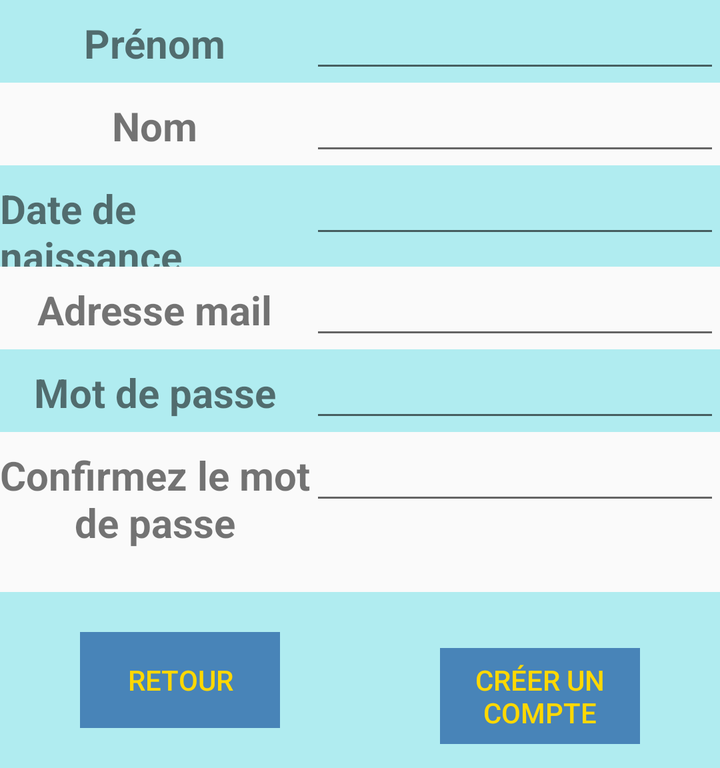
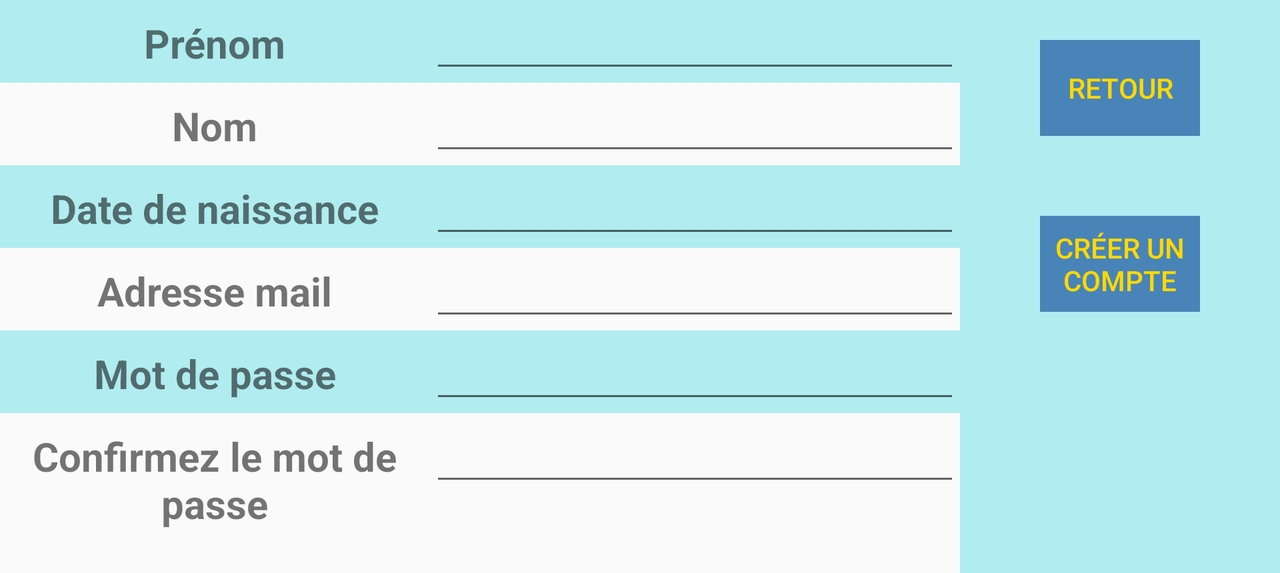

An Android layout and its configuration variant, each rendered on a device that would load it. The default file and the variant file are quoted in full after the pictures.
<!-- AndroidManifest.xml: application theme AppTheme -->
<!-- res/layout/activity_register.xml -->
<?xml version="1.0" encoding="utf-8"?>
<ScrollView
xmlns:android="http://schemas.android.com/apk/res/android"
android:id="@+id/LoginScrollView"
android:layout_width="fill_parent"
android:layout_height="wrap_content">
    <LinearLayout
        android:id="@+id/RegisterLayout"
        android:orientation="vertical"
        android:layout_width="match_parent"
        android:layout_height="wrap_content">
        <LinearLayout
            android:id="@+id/RegisterFirstNameField"
            android:layout_width="fill_parent"
            android:layout_height="wrap_content"
            android:orientation="horizontal"
            android:background="#B0ECF0">
            <TextView
                android:id="@+id/RegisterFirstNameTextView"
                android:text="@string/create_account_first_name"
                android:layout_width="0dp"
                android:layout_height="wrap_content"
                android:layout_weight="1"
                android:textStyle="bold"
                android:gravity="center"
                android:textSize="20sp"
            />
            <EditText
                android:id="@+id/RegisterFirstNameInput"
                android:inputType="text"
                android:layout_width="50dp"
                android:layout_height="wrap_content"
                android:layout_weight="1"
                android:gravity="center"
                />

        </LinearLayout>
        <LinearLayout
            android:id="@+id/RegisterLastNameField"
            android:layout_width="fill_parent"
            android:layout_height="wrap_content"
            android:orientation="horizontal">
            <TextView
                android:id="@+id/RegisterLastNameTextView"
                android:text="@string/create_account_last_name"
                android:layout_width="0dp"
                android:layout_height="wrap_content"
                android:layout_weight="1"
                android:textStyle="bold"
                android:gravity="center"
                android:textSize="20sp"
                />
            <EditText
                android:id="@+id/RegisterLastNameInput"
                android:inputType="text"
                android:layout_width="50dp"
                android:layout_height="wrap_content"
                android:layout_weight="1"
                android:gravity="center"
                />
        </LinearLayout>
        <LinearLayout
            android:id="@+id/RegisterBirthDateField"
            android:layout_width="fill_parent"
            android:layout_height="wrap_content"
            android:orientation="horizontal"
            android:background="#B0ECF0">
            <TextView
                android:id="@+id/RegisterBirthDateTextView"
                android:text="@string/create_account_birth_date"
                android:layout_width="0dp"
                android:layout_height="wrap_content"
                android:layout_weight="1"
                android:textStyle="bold"
                android:gravity="start"
                android:textSize="20sp"
                />
            <EditText
                android:id="@+id/RegisterEditDate"
                android:layout_width="50dp"
                android:layout_height="wrap_content"
                android:layout_weight="1"
                android:inputType="date"
                android:focusable="false" />
        </LinearLayout>
        <LinearLayout
            android:id="@+id/RegisterEmailField"
            android:layout_width="fill_parent"
            android:layout_height="wrap_content"
            android:orientation="horizontal">
            <TextView
                android:id="@+id/RegisterEmailTextView"
                android:text="@string/create_account_email"
                android:layout_width="0dp"
                android:layout_height="wrap_content"
                android:layout_weight="1"
                android:textStyle="bold"
                android:gravity="center"
                android:textSize="20sp"
                />
            <EditText
                android:id="@+id/RegisterEmailInput"
                android:inputType="textEmailAddress"
                android:layout_width="50dp"
                android:layout_height="wrap_content"
                android:layout_weight="1"
                android:gravity="center"
                />
        </LinearLayout>
        <LinearLayout
            android:id="@+id/RegisterPasswordField"
            android:layout_width="fill_parent"
            android:layout_height="wrap_content"
            android:orientation="horizontal"
            android:background="#B0ECF0">
            <TextView
                android:id="@+id/RegisterPasswordTextView"
                android:text="@string/create_account_password"
                android:layout_width="0dp"
                android:layout_height="wrap_content"
                android:layout_weight="1"
                android:textStyle="bold"
                android:gravity="center"
                android:textSize="20sp"
                />
            <EditText
                android:id="@+id/RegisterPasswordInput"
                android:inputType="textPassword"
                android:layout_width="50dp"
                android:layout_height="wrap_content"
                android:layout_weight="1"
                android:gravity="center"
                />


        </LinearLayout>
        <LinearLayout
            android:id="@+id/RegisterConfirmPasswordField"
            android:layout_width="fill_parent"
            android:layout_height="80dp"
            android:orientation="horizontal">
            <TextView
                android:id="@+id/RegisterConfirmPasswordTextView"
                android:text="@string/create_account_confirm_password"
                android:layout_width="0dp"
                android:layout_height="wrap_content"
                android:layout_weight="1"
                android:textStyle="bold"
                android:gravity="center"
                android:textSize="20sp"
                />
            <EditText
                android:id="@+id/RegisterConfirmPasswordInput"
                android:inputType="textPassword"
                android:layout_width="50dp"
                android:layout_height="wrap_content"
                android:layout_weight="1"
                android:gravity="center"
                />
        </LinearLayout>
        <LinearLayout
            android:id="@+id/RegisterButtonsBar"
            android:layout_width="fill_parent"
            android:layout_height="wrap_content"
            android:orientation="horizontal"
            android:background="#B0ECF0">
            <Button
                android:id="@+id/RegisterGoBackButton"
                android:layout_width="0dp"
                android:layout_height="wrap_content"
                android:layout_weight="1"
                android:text="@string/go_back"
                android:background="#4884B8"
                android:textColor="#FFD800"

                android:layout_marginLeft="40dp"
                android:layout_marginRight="40dp"
                android:layout_marginTop="20dp"
                android:layout_marginBottom="20dp"
                style="?android:attr/borderlessButtonStyle"
                />

            <Button
                android:id="@+id/RegisterCreateAccountButton"
                android:layout_width="0dp"
                android:layout_height="wrap_content"
                android:layout_weight="1"
                android:layout_marginLeft="40dp"
                android:layout_marginRight="40dp"
                android:layout_marginTop="20dp"
                android:layout_marginBottom="20dp"
                android:text="@string/login_create_account"
                android:gravity="center"
                android:background="#4884B8"
                android:textColor="#FFD800"
                style="?android:attr/borderlessButtonStyle"
                />

        </LinearLayout>
    </LinearLayout>
</ScrollView>
<!-- resources referenced by this layout -->
<resources>
  <string name="create_account_birth_date">Date de naissance</string>
  <string name="create_account_confirm_password">Confirmez le mot de passe</string>
  <string name="create_account_email">Adresse mail</string>
  <string name="create_account_first_name">Prénom</string>
  <string name="create_account_last_name">Nom</string>
  <string name="create_account_password">Mot de passe</string>
  <string name="go_back">Retour</string>
  <string name="login_create_account">Créer un compte</string>
  <style name="AppTheme" parent="Theme.AppCompat.Light">
          
          <item name="colorPrimary">@color/colorPrimary</item>
          <item name="colorPrimaryDark">@color/colorPrimaryDark</item>
          <item name="colorAccent">@color/joynusBlue</item>
      </style>
  <color name="colorPrimary">#3f51b5</color>
  <color name="colorPrimaryDark">#303F9F</color>
  <color name="joynusBlue">#4884B8</color>
</resources>
<!-- res/layout-land/activity_register.xml (the repository's variant of the layout above) -->
<!-- drawn on the phone turned sideways -->
<?xml version="1.0" encoding="utf-8"?>
<ScrollView
    xmlns:android="http://schemas.android.com/apk/res/android"
    android:id="@+id/LoginScrollView"
    android:layout_width="fill_parent"
    android:layout_height="wrap_content">
    <LinearLayout
        android:layout_width="fill_parent"
        android:layout_height="wrap_content"
        android:orientation="horizontal">
        <LinearLayout
            android:id="@+id/RegisterLayout"
            android:orientation="vertical"
            android:layout_width="match_parent"
            android:layout_height="wrap_content"
            android:layout_weight="1">
            <LinearLayout
                android:id="@+id/RegisterFirstNameField"
                android:layout_width="fill_parent"
                android:layout_height="wrap_content"
                android:orientation="horizontal"
                android:background="@color/joynusPaleBlue">
                <TextView
                    android:id="@+id/RegisterFirstNameTextView"
                    android:text="@string/create_account_first_name"
                    android:layout_width="0dp"
                    android:layout_height="wrap_content"
                    android:layout_weight="1"
                    android:textStyle="bold"
                    android:gravity="center"
                    android:textSize="20sp"
                    />
                <EditText
                    android:id="@+id/RegisterFirstNameInput"
                    android:inputType="text"
                    android:layout_width="50dp"
                    android:layout_height="wrap_content"
                    android:layout_weight="1"
                    android:gravity="center"
                    />

            </LinearLayout>
            <LinearLayout
                android:id="@+id/RegisterLastNameField"
                android:layout_width="fill_parent"
                android:layout_height="wrap_content"
                android:orientation="horizontal">
                <TextView
                    android:id="@+id/RegisterLastNameTextView"
                    android:text="@string/create_account_last_name"
                    android:layout_width="0dp"
                    android:layout_height="wrap_content"
                    android:layout_weight="1"
                    android:textStyle="bold"
                    android:gravity="center"
                    android:textSize="20sp"
                    />
                <EditText
                    android:id="@+id/RegisterLastNameInput"
                    android:inputType="text"
                    android:layout_width="50dp"
                    android:layout_height="wrap_content"
                    android:layout_weight="1"
                    android:gravity="center"
                    />
            </LinearLayout>
            <LinearLayout
                android:id="@+id/RegisterBirthDateField"
                android:layout_width="fill_parent"
                android:layout_height="wrap_content"
                android:orientation="horizontal"
                android:background="@color/joynusPaleBlue">
                <TextView
                    android:id="@+id/RegisterBirthDateTextView"
                    android:text="@string/create_account_birth_date"
                    android:layout_width="0dp"
                    android:layout_height="wrap_content"
                    android:layout_weight="1"
                    android:textStyle="bold"
                    android:gravity="center"
                    android:textSize="20sp"
                    />
                <EditText
                    android:id="@+id/RegisterEditDate"
                    android:layout_width="50dp"
                    android:layout_height="wrap_content"
                    android:layout_weight="1"
                    android:inputType="date"
                    android:focusable="false" />
            </LinearLayout>
            <LinearLayout
                android:id="@+id/RegisterEmailField"
                android:layout_width="fill_parent"
                android:layout_height="wrap_content"
                android:orientation="horizontal">
                <TextView
                    android:id="@+id/RegisterEmailTextView"
                    android:text="@string/create_account_email"
                    android:layout_width="0dp"
                    android:layout_height="wrap_content"
                    android:layout_weight="1"
                    android:textStyle="bold"
                    android:gravity="center"
                    android:textSize="20sp"
                    />
                <EditText
                    android:id="@+id/RegisterEmailInput"
                    android:inputType="textEmailAddress"
                    android:layout_width="50dp"
                    android:layout_height="wrap_content"
                    android:layout_weight="1"
                    android:gravity="center"
                    />
            </LinearLayout>
            <LinearLayout
                android:id="@+id/RegisterPasswordField"
                android:layout_width="fill_parent"
                android:layout_height="wrap_content"
                android:orientation="horizontal"
                android:background="@color/joynusPaleBlue">
                <TextView
                    android:id="@+id/RegisterPasswordTextView"
                    android:text="@string/create_account_password"
                    android:layout_width="0dp"
                    android:layout_height="wrap_content"
                    android:layout_weight="1"
                    android:textStyle="bold"
                    android:gravity="center"
                    android:textSize="20sp"
                    />
                <EditText
                    android:id="@+id/RegisterPasswordInput"
                    android:inputType="textPassword"
                    android:layout_width="50dp"
                    android:layout_height="wrap_content"
                    android:layout_weight="1"
                    android:gravity="center"
                    />


            </LinearLayout>
            <LinearLayout
                android:id="@+id/RegisterConfirmPasswordField"
                android:layout_width="fill_parent"
                android:layout_height="80dp"
                android:orientation="horizontal">
                <TextView
                    android:id="@+id/RegisterConfirmPasswordTextView"
                    android:text="@string/create_account_confirm_password"
                    android:layout_width="0dp"
                    android:layout_height="wrap_content"
                    android:layout_weight="1"
                    android:textStyle="bold"
                    android:gravity="center"
                    android:textSize="20sp"
                    />
                <EditText
                    android:id="@+id/RegisterConfirmPasswordInput"
                    android:inputType="textPassword"
                    android:layout_width="50dp"
                    android:layout_height="wrap_content"
                    android:layout_weight="1"
                    android:gravity="center"
                    />
            </LinearLayout>

        </LinearLayout>
        <LinearLayout
            android:id="@+id/RegisterButtonsBar"
            android:layout_width="fill_parent"
            android:layout_height="fill_parent"
            android:layout_weight="3"
            android:orientation="vertical"
            android:background="@color/joynusPaleBlue">
            <Button
                android:id="@+id/RegisterGoBackButton"
                android:layout_width="wrap_content"
                android:layout_height="wrap_content"

                android:text="@string/go_back"
                android:background="@color/joynusBlue"
                android:textColor="@color/joynusGold"
                android:layout_gravity="center"
                android:layout_marginLeft="40dp"
                android:layout_marginRight="40dp"
                android:layout_marginTop="20dp"
                android:layout_marginBottom="20dp"
                style="?android:attr/borderlessButtonStyle"
                />

            <Button
                android:id="@+id/RegisterCreateAccountButton"
                android:layout_width="wrap_content"
                android:layout_height="wrap_content"
                android:layout_marginLeft="40dp"
                android:layout_marginRight="40dp"
                android:layout_marginTop="20dp"
                android:layout_marginBottom="20dp"
                android:layout_gravity="center"
                android:text="@string/login_create_account"
                android:gravity="center"
                android:background="@color/joynusBlue"
                android:textColor="@color/joynusGold"
                style="?android:attr/borderlessButtonStyle"
                />

        </LinearLayout>
    </LinearLayout>

</ScrollView>
<!-- resources referenced by the variant -->
<!-- as the phone turned sideways resolves them -->
<resources>
  <color name="joynusBlue">#4884B8</color>
  <color name="joynusGold">#FFD800</color>
  <color name="joynusPaleBlue">#B0ECF0</color>
  <string name="create_account_birth_date">Date de naissance</string>
  <string name="create_account_confirm_password">Confirmez le mot de passe</string>
  <string name="create_account_email">Adresse mail</string>
  <string name="create_account_first_name">Prénom</string>
  <string name="create_account_last_name">Nom</string>
  <string name="create_account_password">Mot de passe</string>
  <string name="go_back">Retour</string>
  <string name="login_create_account">Créer un compte</string>
  <style name="AppTheme" parent="Theme.AppCompat.Light">
          
          <item name="colorPrimary">@color/colorPrimary</item>
          <item name="colorPrimaryDark">@color/colorPrimaryDark</item>
          <item name="colorAccent">@color/joynusBlue</item>
      </style>
  <color name="colorPrimary">#3f51b5</color>
  <color name="colorPrimaryDark">#303F9F</color>
</resources>
